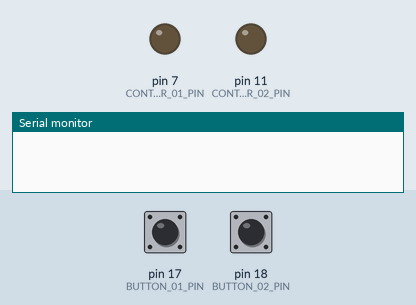
Recording of a program running on a simulated Arduino Nano, built with avr-gcc and run on an emulated ATmega328P. Parts: output pins drawn as LEDs (lit = HIGH), the last lines printed to the serial monitor. The inputs (shaded band) are chosen by the test bench; at power-on: pin 17 (BUTTON_01_PIN) LOW, pin 18 (BUTTON_02_PIN) LOW.

Above: at 1.2 s.
1.3 s: pin 17 (BUTTON_01_PIN) pulled HIGH for 0.15 s
3.8 s: pin 18 (BUTTON_02_PIN) pulled HIGH for 0.15 s
6.3 s: pin 18 (BUTTON_02_PIN) pulled HIGH for 3.2 s
At 8.0 s:
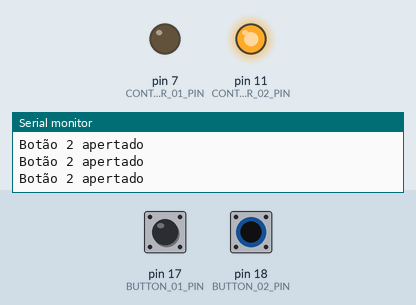
11.8 s: pin 17 (BUTTON_01_PIN) pulled HIGH for 3.2 s
At 13.4 s:
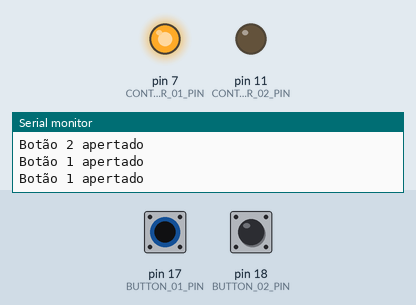
17.3 s: pin 17 (BUTTON_01_PIN) driven HIGH and pin 18 (BUTTON_02_PIN) driven HIGH
At 20.7 s:
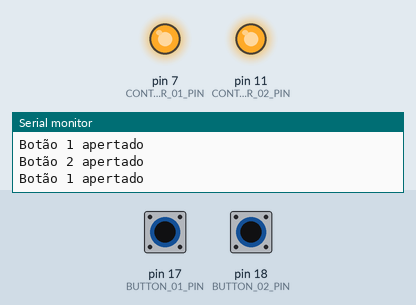
Timing chart, 0 to 21.3 s (numbered marks = the images above; inputs shaded):
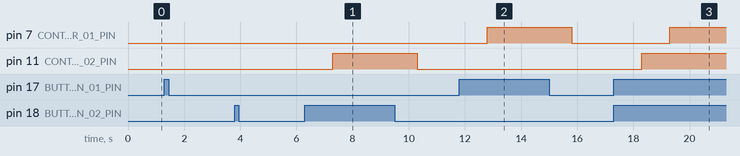

Measured:
- after the input at 6.3 s, pin 11 (CONTACTOR_02_PIN): LOW → HIGH after 1.0 s, → LOW 3.0 s later
- after the input at 11.8 s, pin 7 (CONTACTOR_01_PIN): LOW → HIGH after 1.0 s, → LOW 3.0 s later
- after the input at 17.3 s, pin 7 (CONTACTOR_01_PIN): LOW → HIGH after 2.0 s; pin 11 (CONTACTOR_02_PIN): LOW → HIGH after 1.0 s

The program:

main.cpp
```cpp
#include <Arduino.h>

#define BUTTON_01_PIN 17
#define BUTTON_02_PIN 18
#define CONTACTOR_01_PIN 7
#define CONTACTOR_02_PIN 11


void setup() {
  // Starting Serial
  Serial.begin(9600);
  // Starting button`s input mode
  pinMode(BUTTON_01_PIN, INPUT);
  pinMode(BUTTON_02_PIN, INPUT);

  // Starting contactor`s output mode
  pinMode(CONTACTOR_01_PIN, OUTPUT);
  pinMode(CONTACTOR_02_PIN, OUTPUT);
}

void loop() {

  if(digitalRead(BUTTON_01_PIN)) {
    Serial.println("Botão 1 apertado");
    delay(1000);
    digitalWrite(CONTACTOR_01_PIN, HIGH);
  } else {
    digitalWrite(CONTACTOR_01_PIN, LOW);
  }

  if(digitalRead(BUTTON_02_PIN)) {
    Serial.println("Botão 2 apertado");
    delay(1000);
    digitalWrite(CONTACTOR_02_PIN, HIGH);
  } else {
    digitalWrite(CONTACTOR_02_PIN, LOW);
  }
}
```
